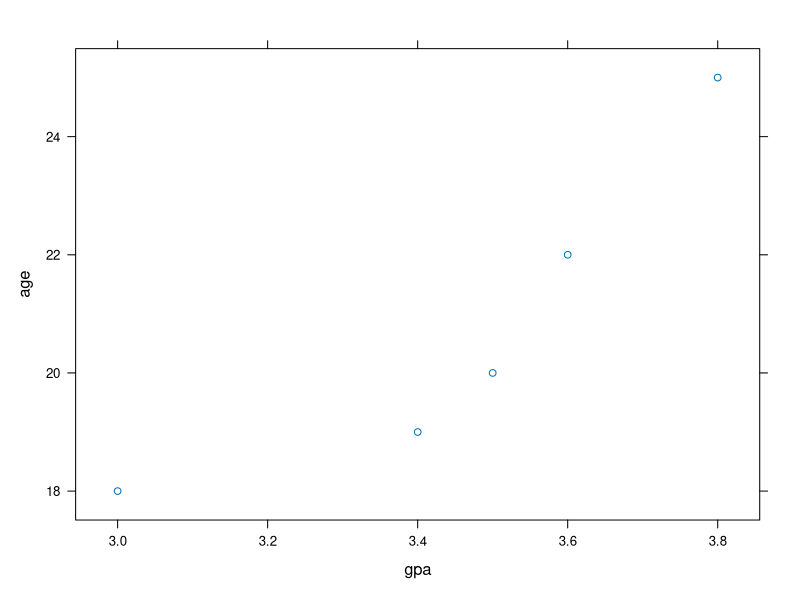

Source code (R):
## ---- chunk 1
knitr::opts_chunk$set(echo = TRUE)
## ---- chunk 2
#Hello World
## ---- chunk 3
#Hello World
## ---- chunk 4
library(ggplot2)

## ---- chunk 5
library(lattice)
## ---- chunk 6
students <- c("Tom","Mark","Jen","Alice","Roy")
age <- c(18,20,25,19,22)
gpa <- c(3.0,3.5,3.8,3.4,3.6)
d <-data.frame(students,age,gpa)
d
xyplot(age~gpa)
